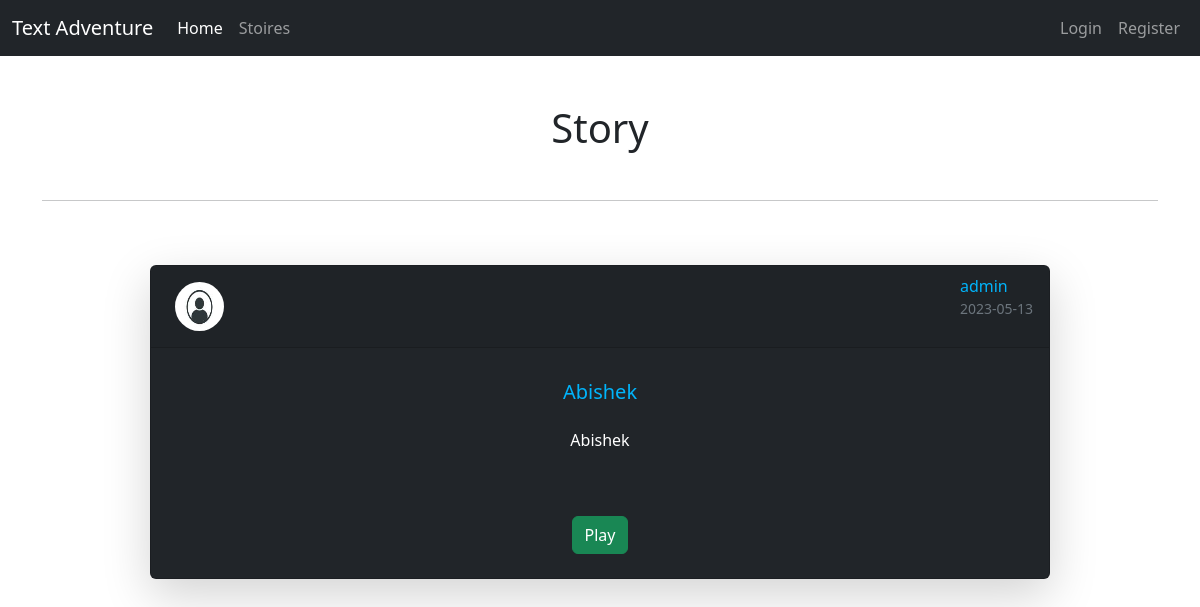
Before: /story/2 with the older database file.
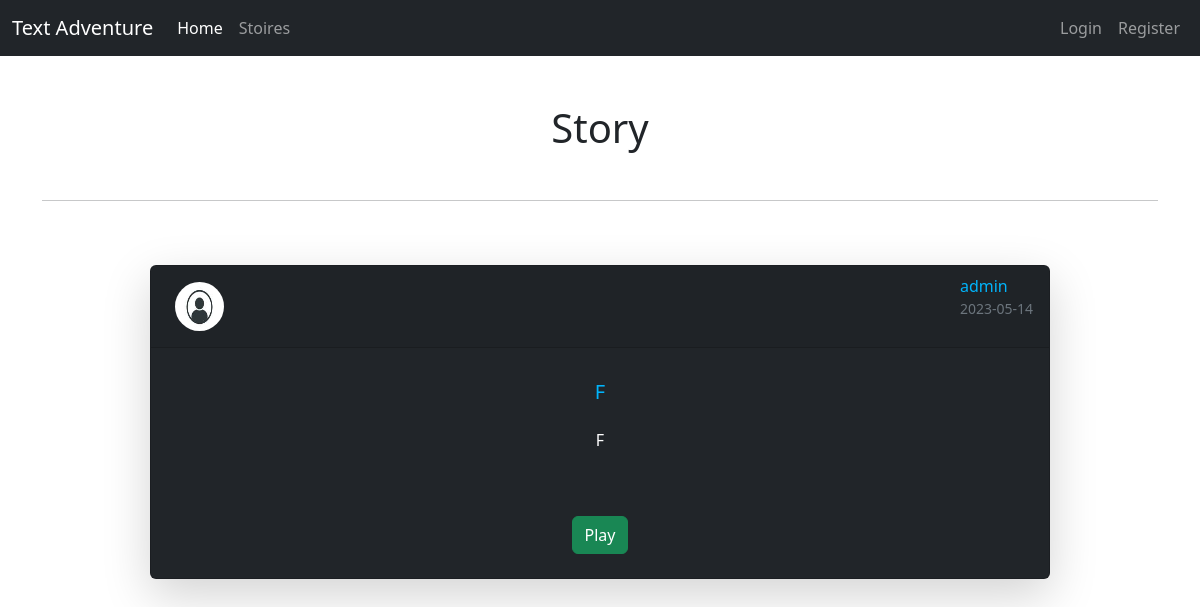
After: the same page with the newer database file.
### textadventure/models.py (models this page shows, shortened)
class StoryHead(db.Model):
    id = db.Column(db.Integer, primary_key = True)
    title = db.Column(db.Text, nullable = False)
    theme = db.Column(db.Text, nullable = False)
    date_created = db.Column(db.DateTime, nullable=False, default=datetime.utcnow)
    writer_id = db.Column(db.Integer, db.ForeignKey('user.id'), nullable = False)
    next = db.Column(db.Integer, db.ForeignKey('story_body.id'), nullable = False)

### textadventure/story/routes.py (the view)
@story.route('/story/<int:story_id>')
def view_story(story_id):
    story = StoryHead.query.get_or_404(story_id)
    return render_template('story.html', story = story)

### textadventure/templates/story.html (shortened to what this page needs)
{% extends "layout.html" %}
{% block body %}
  <div class="text-center my-5">
    <h1> Story </h1>
  </div>
  <hr>
  <div class="container d-flex justify-content-center">
    <div class="card my-5 shadow-lg text-white bg-dark">
        <div class="card-header d-flex justify-content-between">
            <img class="p-2  story-img rounded-circle"
                src="{{ url_for('static', filename = 'profile_pics/' + story.writer.profile_pic) }}"
                alt="Profile Picture">
            <div class="d-flex flex-column ">
                <a href="{{ url_for('user.user_stories', username = story.writer.username )}}">
                    {{ story.writer.username }}
                </a>
                <small class="text-muted">{{ story.date_created.strftime('%Y-%m-%d')}} </small>
            </div>
        </div>
        <div class="card-body text-center">
            <h5 class="card-title m-3" style="color:rgb(0, 180, 251)"> {{ story.title }}</h5>
            <p class="card-text mt-4 mb-5"> {{ story.theme }}</p>
            <div class="d-flex flex-row justify-content-center">
              <div class="p-2 mt-2">
                <a href="{{ url_for('story.storyline', story_id = story.next ) }}" class="btn btn-success">Play</a>
              </div>
            </div>
        </div>
    </div>
  </div>
{% endblock %}

Changed rows visible on the page:
changed StoryHead: date_created "2023-05-13" → "2023-05-14"; title "Abishek" → "F"; theme "Abishek" → "F"
